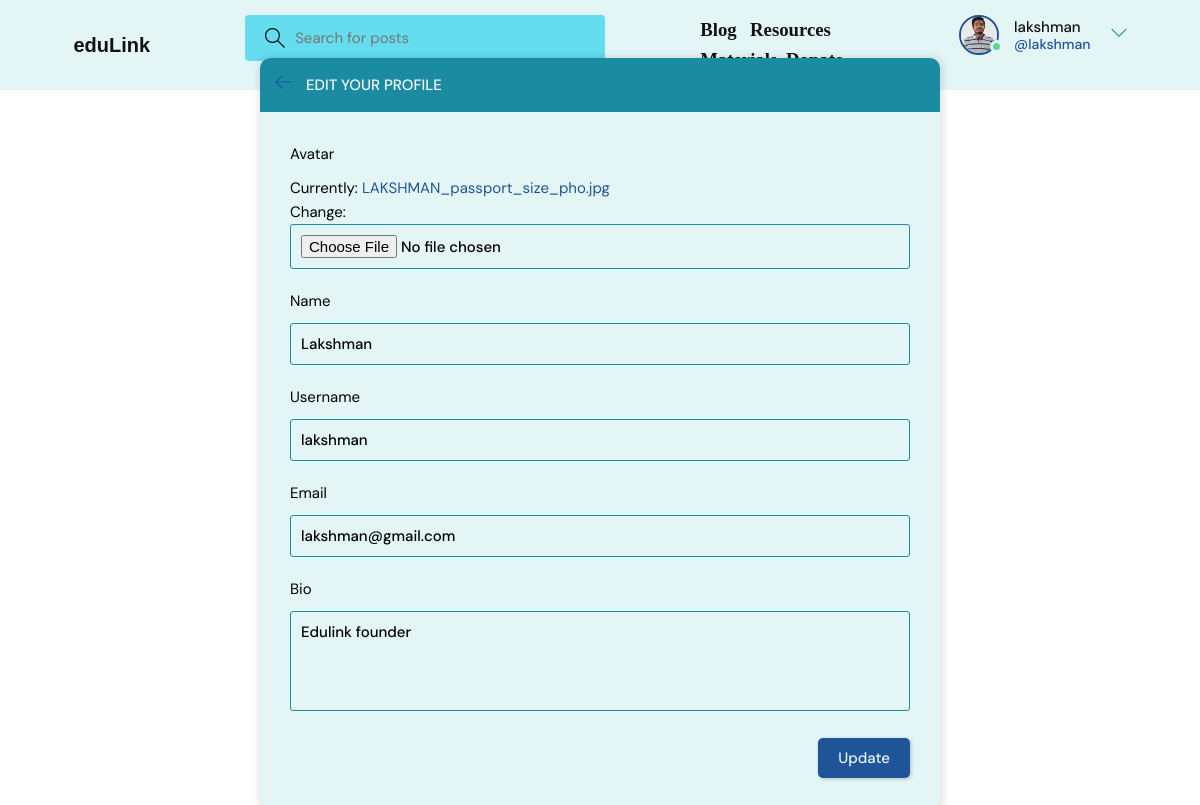
The page /update-user/ (signed in) on the database its author committed.
### base/models.py (models this page shows)
class User(AbstractUser):
    name = models.CharField(max_length=200, null=True)
    email = models.EmailField(unique=True, null=True)
    bio = models.TextField(null=True)
    avatar = models.ImageField(null=True, default="avatar.svg")
    USERNAME_FIELD = 'email'
    REQUIRED_FIELDS = []

### base/views.py (the view)
# urls.py: path('update-user/', views.updateUser, name="update-user"),
@login_required(login_url='login')
def updateUser(request):
    user = request.user
    form = UserForm(instance=user)
    if request.method == 'POST':
        form = UserForm(request.POST, request.FILES, instance=user)
        if form.is_valid():
            form.save()
            return redirect('user-profile', pk=user.id)
    return render(request, 'base/update-user.html', {'form': form})

### base/forms.py
class UserForm(ModelForm):
    class Meta:
        model = User
        fields = ['avatar', 'name', 'username', 'email', 'bio']

### base/templates/base/update-user.html (shortened to what this page needs)
{% extends 'main.html' %}
{% block content %}
<main class="update-account layout">
  <div class="container">
    <div class="layout__box">
      <div class="layout__boxHeader">
        <div class="layout__boxTitle">
          <a href="{% url 'home' %}">
            <svg version="1.1" xmlns="http://www.w3.org/2000/svg" width="32" height="32" viewBox="0 0 32 32">
              <title>arrow-left</title>
              <path
                d="M13.723 2.286l-13.723 13.714 13.719 13.714 1.616-1.611-10.96-10.96h27.625v-2.286h-27.625l10.965-10.965-1.616-1.607z">
              </path>
            </svg>
          </a>
          <h3>Edit your profile</h3>
        </div>
      </div>
      <div class="layout__body">
        <form class="form" action="" method="POST" enctype="multipart/form-data">
          {% for field in form %}
          <div class="form__group">
            <label for="profile_pic">{{field.label}}</label>
            {{field}}
          </div>
          {% endfor %}
          <div class="form__action">
            <button class="btn btn--main" type="submit">Update</button>
          </div>
        </form>
      </div>
    </div>
  </div>
</main>
{% endblock content %}

### templates/navbar.html (shortened to what this page needs)
{% load static %}
<header class="header header--loggedIn">
  <div class="container">
    <a href="{% url 'home' %}" class="header__logo">
      <h1 style="color: #121213; font-weight: bold; font-family: 'Comic Sans MS', cursive, sans-serif;">eduLink</h1>
    </a>
    <form class="header__search" method="GET" action="{% url 'home' %}">
      <label>
        <input name="q" placeholder="Search for posts" />
      </label>
    </form>
    <div class="navbar-nav">
      <a class="nav-link" href="{% url 'article_list' %}" style="font-size: 1.25em;"><h1 style="color: #121213; font-weight: bold; font-family: 'Arial: A sans-serif';">Blog &nbsp;</h1></a>
      <a class="nav-link" href="{% url 'resource_list' %}" style="font-size: 1.25em;"><h1 style="color: #121213; font-weight: bold; font-family: 'Arial: A sans-serif';">Resources &nbsp;</h1></a>
      <a class="nav-link" href="{% url 'subject_list' %}" style="font-size: 1.25em;"><h1 style="color: #121213; font-weight: bold; font-family: 'Arial: A sans-serif';">Materials&nbsp;</h1></a>
      <a class="nav-link" href="#" style="font-size: 1.25em;"><h1 style="color: #121213; font-weight: bold; font-family: 'Arial: A sans-serif';">Donate</h1></a>
  </div>
    <nav class="header__menu">
      {% if request.user.is_authenticated %}
      <div class="header__user">
        <a href="{% url 'update-user' %}">
          <div class="avatar avatar--medium active">
            <img src="{{request.user.avatar.url}}" />
          </div>
          <p>
            {{request.user.username}} <span>@{{request.user.username}}</span>
          </p>
        </a>
        <button class="dropdown-button">
          <svg
            version="1.1"
            xmlns="http://www.w3.org/2000/svg"
            width="32"
            height="32"
            viewBox="0 0 32 32"
          >
            <title>chevron-down</title>
            <path d="M16 21l-13-13h-3l16 16 16-16h-3l-13 13z"></path>
          </svg>
        </button>
      </div>
      {% else %}
      <a href="{% url 'login' %}">
        <img src="{% static 'images/avatar.svg' %}" />
        <p>Login</p>
      </a>
      {% endif %}
    </nav>
  </div>
</header>

### rows shown on the page
User: user.avatar (picture), user.username "lakshman", form "Lakshman" "lakshman" "lakshman@gmail.com" "Edulink founder"

### other values the page prints
{{ field.label }} "Avatar" "Name" "Username" "Email" "Bio"
